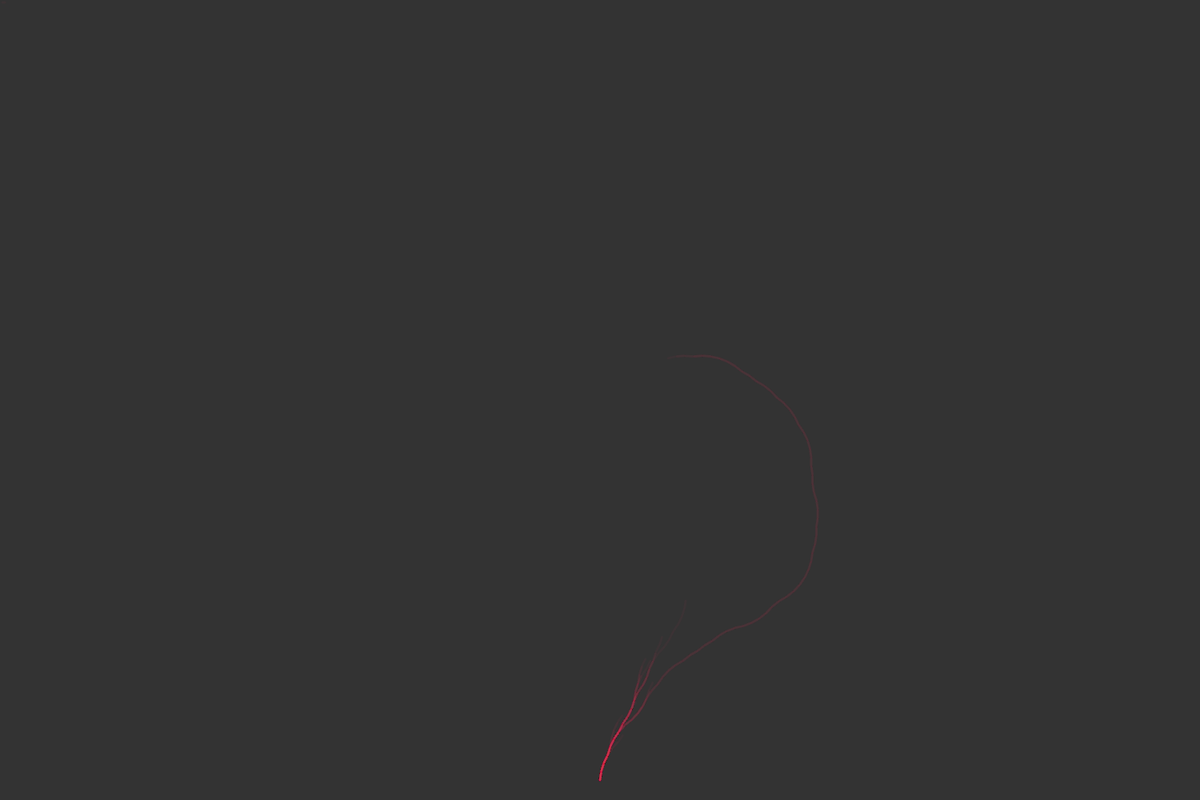
Frame 1 (no input)
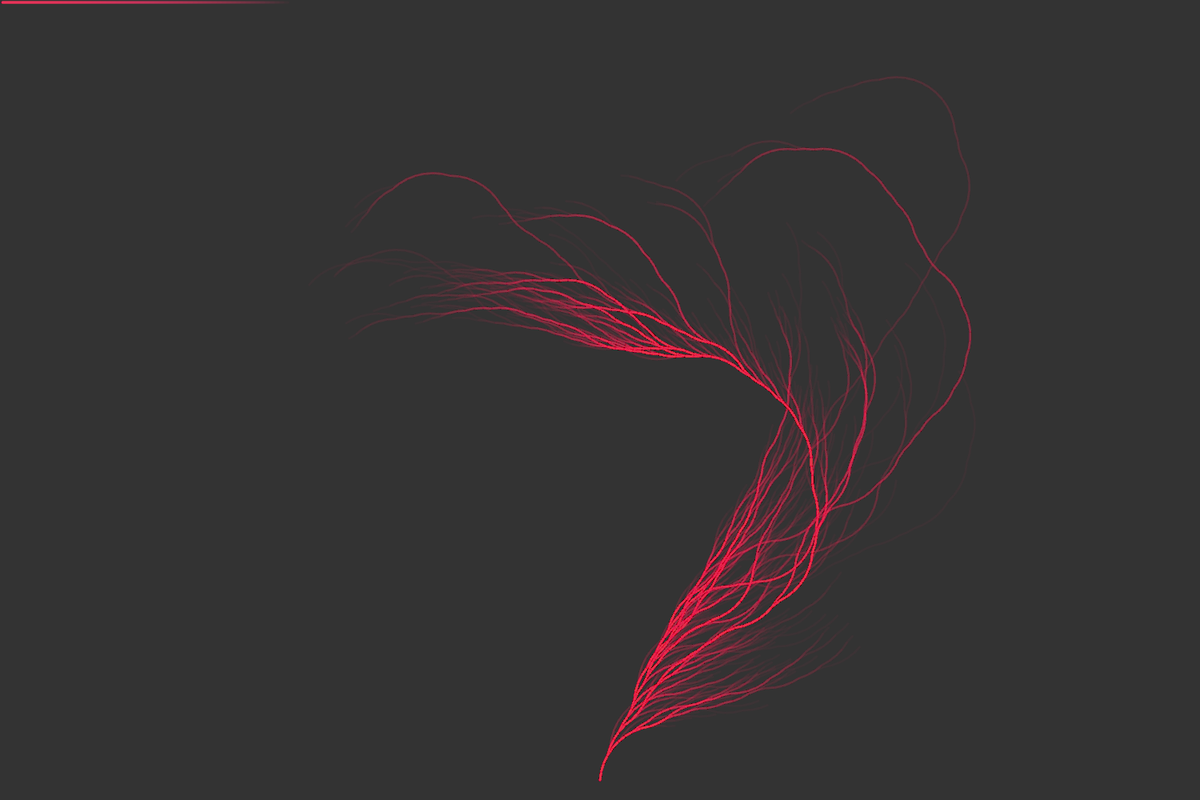
Frame 60 (no input)
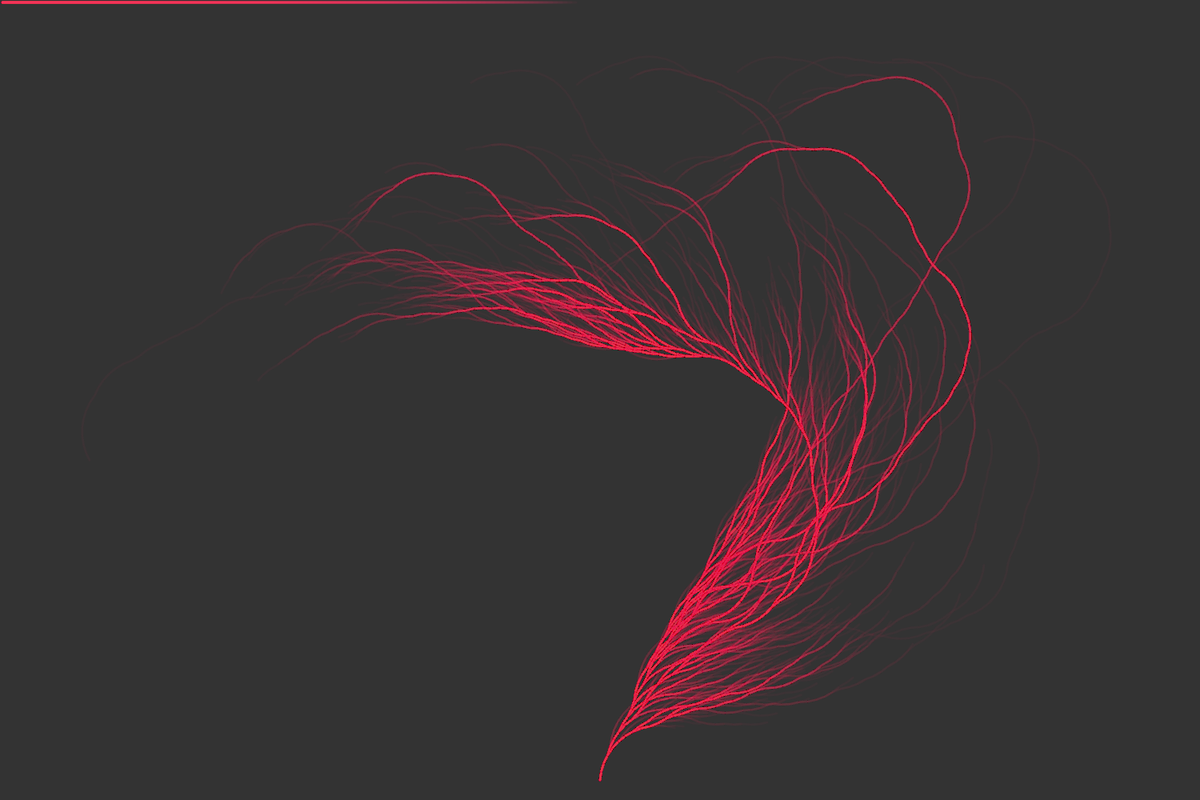
Frame 120 (the mouse pressed at the canvas centre since frame 60)

The p5.js sketch that drew these frames (run headless with seeded random() and noise() and a simulated clock; from frame 60 on, the mouse is pressed at the canvas centre):

// p5.js sketch
// ── sketch.js
// The Collatz Conjecture
// As seen on The Coding Train by Daniel Shiffman
// https://youtu.be/EYLWxwo1Ed8
// https://thecodingtrain.com/CodingInTheCabana/002-collatz-conjecture.html

// Enhancement: live drawing, prettier drawing, correct boundaries

const N = 10000;
const batch = 40;
const angle = 0.15;
const len = 11;
const thick = 3;
const branch = len - thick + 1;
const soft = 10;
const bg = 51;
let n = 2;  // n=1 is the root of the tree, first branch is from 1 to 2

function setup() {
	createCanvas(1500, 1000);
	background(bg);
	stroke(color(255, 51, 102, soft));
	strokeWeight(thick);
}

function draw() {

	// Origin near the bottom
	translate(width / 2, height - 25);
	scale(1, -1);

	// Draw multiple branches in every frame to speed things up
	for (let dummy = 0; dummy < batch; ++dummy) {

		// Check boundary because (N-1) % batch != 0
		if (n <= N) {

			// Collatz sequence of n downto 1 (maybe; it's still a conjecture)
			const seq = [];
			let i = n++;
			while (i != 1) {
				seq.push(i);
				i = i % 2 ? (i * 3 + 1) / 2 : i / 2;  // extra division by 2 for fewer even numbers
			}

			// Draw the branch from the root up
			seq.reverse();
			push();
			for (const i of seq) {
				rotate(i % 2 ? angle : -angle);
				line(0, 0, 0, branch);
				translate(0, len);
			}
			pop();
		}
	}

	// Progress bar
	resetMatrix();
	if (n <= N) {
		line(thick, thick, map(n, 0, N, 0, width), thick);
	} else {
		// Erase and stop
		stroke(bg);
		strokeWeight(thick * 2);
		line(0, thick, width, thick);
		noLoop();
	}
}
